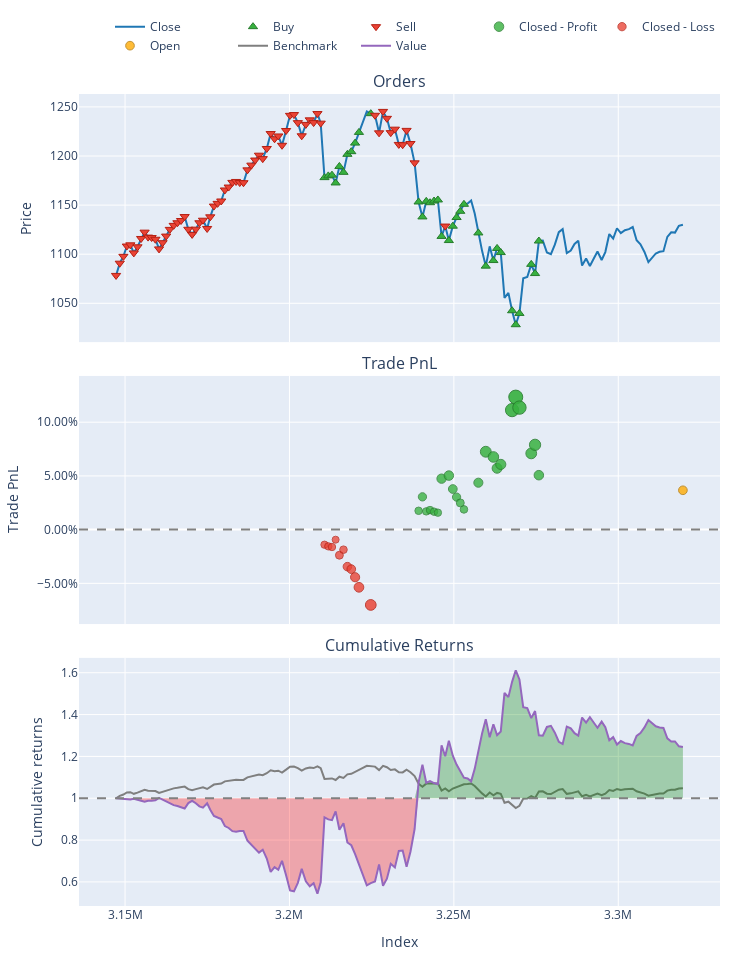

Notebook cell for this chart:
### Markdown cell above
**Result on VNINDEX Symbols**

### Code cell
data_VNI = data[data['Symbol']=='VNINDEX']
# Trading Rules
data_VNI = data_VNI.copy()
data_VNI['Trading'] = np.where(backtesting_data['Regime'] == 2, -1,
                                np.where(backtesting_data['Regime']== 0, 1,
                                        np.where((backtesting_data['Regime']==1), 0,
                                                np.nan)))  # or another default value as needed
pf = vbt.Portfolio.from_orders(data_VNI['Close'], size = data_VNI['Trading'] ,init_cash=10000, freq='d')
print('Lợi nhuận nhận được sau khi trading ',pf.total_profit())
pf.plot().show()

### Figure 1 — Plotly figure (JSON) as saved in the notebook; plotly's stock layout.template omitted (floating-point values rounded to 4 significant figures; data arrays with more than 128 entries replaced by an {"elided": "..."} marker saying what was removed)
{"data": [{"legendgroup": "0", "line": {"color": "#1f77b4"}, "name": "Close", "showlegend": true, "type": "scatter", "uid": "288aea38-0dca-4196-8d7c-06212c4732d8", "x": {"elided": "150 int values"}, "xaxis": "x", "y": {"elided": "150 float values"}, "yaxis": "y"}, {"customdata": [[56, 1, 0], [57, 1, 0], [58, 1, 0], [59, 1, 0], [60, 1, 0], [61, 1, 0], [62, 1, 0], [63, 1, 0], [64, 1, 0], [65, 1, 0], [66, 1, 0], [78, 1, 0], [79, 1, 0], [80, 1, 0], [81, 1, 0], [82, 1, 0], [83, 1, 0], [84, 1, 0], [86, 1, 0], [87, 1, 0], [88, 1, 0], [89, 1, 0], [90, 1, 0], [91, 1, 0], [92, 1, 0], [93, 1, 0], [94, 1, 0], [95, 1, 0], [96, 1, 0], [97, 1, 0], [98, 1, 0], [99, 1, 0], [100, 1, 0], [101, 1, 0]], "hovertemplate": "Order Id: %{customdata[0]}<br>Timestamp: %{x}<br>Price: %{y}<br>Size: %{customdata[1]:.6f}<br>Fees: %{customdata[2]:.6f}", "legendgroup": "1", "marker": {"color": "#37B13F", "line": {"color": "rgb(38,123,44)", "width": 1}, "size": 8, "symbol": "triangle-up"}, "mode": "markers", "name": "Buy", "type": "scatter", "uid": "9fe4ec75-2e33-46ac-be7c-679e92cb03ee", "x": [3210654, 3211813, 3212928, 3214041, 3215188, 3216429, 3217620, 3218805, 3219965, 3221135, 3224732, 3239274, 3240442, 3241604, 3242752, 3243975, 3245138, 3246258, 3248479, 3249676, 3250823, 3251952, 3253065, 3257450, 3259706, 3262022, 3263142, 3264267, 3267709, 3268824, 3269940, 3273531, 3274695, 3275853], "xaxis": "x", "y": [1178.0, 1180.0, 1180.0, 1173.0, 1189.0, 1183.0, 1202.0, 1204.0, 1213.0, 1224.0, 1243.0, 1153.0, 1138.0, 1154.0, 1152.0, 1154.0, 1155.0, 1118.0, 1114.0, 1129.0, 1137.0, 1144.0, 1151.0, 1122.0, 1088.0, 1094.0, 1106.0, 1102.0, 1042.0, 1028.0, 1040.0, 1090.0, 1080.0, 1113.0], "yaxis": "y"}, {"customdata": {"elided": "68x3 int values"}, "hovertemplate": "Order Id: %{customdata[0]}<br>Timestamp: %{x}<br>Price: %{y}<br>Size: %{customdata[1]:.6f}<br>Fees: %{customdata[2]:.6f}", "legendgroup": "2", "marker": {"color": "#EA4335", "line": {"color": "rgb(181,31,18)", "width": 1}, "size": 8, "symbol": "triangle-down"}, "mode": "markers", "name": "Sell", "type": "scatter", "uid": "3734b90f-2ff7-4ab8-b689-29ae99c79f3d", "x": [3147262, 3148393, 3149499, 3150552, 3151604, 3152664, 3153789, 3154883, 3155944, 3157009, 3158083, 3159232, 3160340, 3161415, 3162494, 3163603, 3164788, 3165924, 3167023, 3168127, 3169239, 3170399, 3171523, 3172610, 3173700, 3174966, 3175912, 3177029, 3178143, 3179249, 3180357, 3181512, 3182645, 3183759, 3184888, 3186018, 3187223, 3188412, 3189579, 3190727, 3191873, 3193102, 3194292, 3195465, 3196605, 3197742, 3198973, 3200177, 3201366, 3202552, 3203732, 3204978, 3206174, 3207344, 3208510, 3209500, 3226015, 3227252, 3228454, 3229634, 3230807, 3232064, 3233256, 3234431, 3235621, 3236801, 3238063, 3247371], "xaxis": "x", "y": [1078.0, 1091.0, 1098.0, 1108.0, 1110.0, 1101.0, 1108.0, 1116.0, 1122.0, 1117.0, 1117.0, 1115.0, 1105.0, 1112.0, 1118.0, 1125.0, 1129.0, 1132.0, 1134.0, 1138.0, 1125.0, 1120.0, 1126.0, 1132, 1135.0, 1126.0, 1138.0, 1149.0, 1152.0, 1154.0, 1165.0, 1168.0, 1173.0, 1174.0, 1173.0, 1173.0, 1186.0, 1191.0, 1196.0, 1201.0, 1197.0, 1208.0, 1223.0, 1218.0, 1220.0, 1211.0, 1226.0, 1241.0, 1242.0, 1234.0, 1221.0, 1232.0, 1237.0, 1234.0, 1243.0, 1233.0, 1241.0, 1224.0, 1245.0, 1238.0, 1224.0, 1227.0, 1212.0, 1212.0, 1226.0, 1213.0, 1193.0, 1129.0], "yaxis": "y"}, {"customdata": [[11, 0, 20.58, 0.01753], [12, 0, 35.82, 0.03052], [13, 0, 19.93, 0.01698], [14, 0, 21.35, 0.01819], [15, 0, 19.63, 0.01672], [16, 0, 18.53, 0.01578], [17, 0, 55.68, 0.04743], [18, 0, 58.99, 0.05029], [19, 0, 44.34, 0.0378], [20, 0, 35.52, 0.03028], [21, 0, 29.19, 0.02488], [22, 0, 22.07, 0.01881], [23, 0, 51.23, 0.04368], [24, 0, 85.03, 0.07249], [25, 0, 79.35, 0.06765], [26, 0, 66.98, 0.0571], [27, 0, 71.22, 0.06072], [28, 0, 130.5, 0.1112], [29, 0, 144.7, 0.1234], [30, 0, 133.2, 0.1136], [31, 0, 83.22, 0.07095], [32, 0, 92.59, 0.07894], [33, 0, 59.45, 0.05068]], "hovertemplate": "Exit Trade Id: %{customdata[0]}<br>Position Id: %{customdata[1]}<br>Exit Timestamp: %{x}<br>PnL: %{customdata[2]:.6f}<br>Return: %{customdata[3]:.2%}", "legendgroup": "3", "marker": {"color": "#37B13F", "line": {"color": "rgb(38,123,44)", "width": 1}, "opacity": [0.7608, 0.7778, 0.76, 0.7616, 0.7597, 0.7585, 0.8001, 0.8039, 0.7874, 0.7775, 0.7704, 0.7624, 0.7952, 0.8331, 0.8267, 0.8128, 0.8176, 0.8841, 0.9, 0.8871, 0.831, 0.8416, 0.8044], "size": [7.502, 8.299, 7.468, 7.542, 7.452, 7.395, 9.338, 9.514, 8.747, 8.285, 7.954, 7.581, 9.107, 10.88, 10.58, 9.932, 10.15, 13.26, 14, 13.4, 10.78, 11.27, 9.538], "symbol": "circle"}, "mode": "markers", "name": "Closed - Profit", "type": "scatter", "uid": "c9deaf2c-6ab4-40c1-9b21-846e96020285", "x": [3239274, 3240442, 3241604, 3242752, 3243975, 3245138, 3246258, 3248479, 3249676, 3250823, 3251952, 3253065, 3257450, 3259706, 3262022, 3263142, 3264267, 3267709, 3268824, 3269940, 3273531, 3274695, 3275853], "xaxis": "x2", "y": [0.01753, 0.03052, 0.01698, 0.01819, 0.01672, 0.01578, 0.04743, 0.05029, 0.0378, 0.03028, 0.02488, 0.01881, 0.04368, 0.07249, 0.06765, 0.0571, 0.06072, 0.1112, 0.1234, 0.1136, 0.07095, 0.07894, 0.05068], "yaxis": "y2"}, {"customdata": [[0, 0, -16.3, -0.01403], [1, 0, -18.07, -0.01555], [2, 0, -18.8, -0.01618], [3, 0, -10.87, -0.009353], [4, 0, -27.7, -0.02384], [5, 0, -21.68, -0.01866], [6, 0, -40.03, -0.03445], [7, 0, -42.74, -0.03679], [8, 0, -51.47, -0.0443], [9, 0, -62.36, -0.05368], [10, 0, -81.45, -0.07011]], "hovertemplate": "Exit Trade Id: %{customdata[0]}<br>Position Id: %{customdata[1]}<br>Exit Timestamp: %{x}<br>PnL: %{customdata[2]:.6f}<br>Return: %{customdata[3]:.2%}", "legendgroup": "4", "marker": {"color": "#EA4335", "line": {"color": "rgb(181,31,18)", "width": 1}, "opacity": [0.7561, 0.7582, 0.759, 0.75, 0.7691, 0.7622, 0.783, 0.7861, 0.796, 0.8083, 0.8299], "size": [7.287, 7.381, 7.419, 7, 7.89, 7.571, 8.541, 8.684, 9.146, 9.721, 10.73], "symbol": "circle"}, "mode": "markers", "name": "Closed - Loss", "type": "scatter", "uid": "13ce77fb-7b62-4629-8471-6398d600c475", "x": [3210654, 3211813, 3212928, 3214041, 3215188, 3216429, 3217620, 3218805, 3219965, 3221135, 3224732], "xaxis": "x2", "y": [-0.01403, -0.01555, -0.01618, -0.009353, -0.02384, -0.01866, -0.03445, -0.03679, -0.0443, -0.05368, -0.07011], "yaxis": "y2"}, {"customdata": [[34, 0, 1460.0, 0.03662]], "hovertemplate": "Exit Trade Id: %{customdata[0]}<br>Position Id: %{customdata[1]}<br>Exit Timestamp: %{x}<br>PnL: %{customdata[2]:.6f}<br>Return: %{customdata[3]:.2%}", "legendgroup": "5", "marker": {"color": "#FFAA00", "line": {"color": "rgb(178,118,0)", "width": 1}, "opacity": [0.7859], "size": [8.674], "symbol": "circle"}, "mode": "markers", "name": "Open", "type": "scatter", "uid": "f0a01c78-98af-4e8b-83a6-fd6a6be83848", "x": [3319660], "xaxis": "x2", "y": [0.03662], "yaxis": "y2"}, {"legendgroup": "6", "line": {"color": "#7f7f7f"}, "name": "Benchmark", "showlegend": true, "type": "scatter", "uid": "5541547f-fba7-4392-9786-d72cb152c639", "x": {"elided": "150 int values"}, "xaxis": "x3", "y": {"elided": "150 float values"}, "yaxis": "y3"}, {"hoverinfo": "skip", "legendgroup": "7", "line": {"color": "rgba(0, 0, 0, 0)", "width": 0}, "opacity": 0, "showlegend": false, "type": "scatter", "uid": "c60c1f3b-2b85-4819-b710-f0c47e300011", "x": {"elided": "150 int values"}, "xaxis": "x3", "y": {"elided": "150 int values"}, "yaxis": "y3"}, {"connectgaps": false, "fill": "tonexty", "fillcolor": "rgba(0, 128, 0, 0.3)", "hoverinfo": "skip", "legendgroup": "7", "line": {"color": "rgba(0, 0, 0, 0)", "width": 0}, "opacity": 0, "showlegend": false, "type": "scatter", "uid": "c594e4a9-53f0-492d-b367-81335662ef91", "x": {"elided": "150 int values"}, "xaxis": "x3", "y": {"elided": "150 float values"}, "yaxis": "y3"}, {"hoverinfo": "skip", "legendgroup": "7", "line": {"color": "rgba(0, 0, 0, 0)", "width": 0}, "opacity": 0, "showlegend": false, "type": "scatter", "uid": "179ca623-f12b-4f2f-a9ac-aa5b9d5e0abd", "x": {"elided": "150 int values"}, "xaxis": "x3", "y": {"elided": "150 int values"}, "yaxis": "y3"}, {"connectgaps": false, "fill": "tonexty", "fillcolor": "rgba(255, 0, 0, 0.3)", "hoverinfo": "skip", "legendgroup": "7", "line": {"color": "rgba(0, 0, 0, 0)", "width": 0}, "opacity": 0, "showlegend": false, "type": "scatter", "uid": "a8fe2ad4-48e0-4eda-aa38-47c7cc6de895", "x": {"elided": "150 int values"}, "xaxis": "x3", "y": {"elided": "150 float values"}, "yaxis": "y3"}, {"legendgroup": "8", "line": {"color": "#9467bd"}, "name": "Value", "showlegend": true, "type": "scatter", "uid": "48874b83-d927-4566-86cc-4e75352caab1", "x": {"elided": "150 int values"}, "xaxis": "x3", "y": {"elided": "150 float values"}, "yaxis": "y3"}, {"hoverinfo": "skip", "legendgroup": "7", "line": {"color": "rgba(0, 0, 0, 0)", "width": 0}, "opacity": 0, "showlegend": false, "type": "scatter", "uid": "9e7edc76-44fd-4a9b-a4c2-7f936f58fc26", "x": {"elided": "150 int values"}, "xaxis": "x3", "y": {"elided": "150 int values"}, "yaxis": "y3"}], "layout": {"annotations": [{"font": {"size": 16}, "showarrow": false, "text": "Orders", "x": 0.5, "xanchor": "center", "xref": "paper", "y": 1, "yanchor": "bottom", "yref": "paper"}, {"font": {"size": 16}, "showarrow": false, "text": "Trade PnL", "x": 0.5, "xanchor": "center", "xref": "paper", "y": 0.6528, "yanchor": "bottom", "yref": "paper"}, {"font": {"size": 16}, "showarrow": false, "text": "Cumulative Returns", "x": 0.5, "xanchor": "center", "xref": "paper", "y": 0.3056, "yanchor": "bottom", "yref": "paper"}], "height": 960, "legend": {"orientation": "h", "traceorder": "normal", "x": 1, "xanchor": "right", "y": 1.042, "yanchor": "bottom"}, "margin": {"b": 30, "l": 30, "r": 30, "t": 30}, "shapes": [{"line": {"color": "gray", "dash": "dash"}, "type": "line", "x0": 0, "x1": 1, "xref": "paper", "y0": 0, "y1": 0, "yref": "y2"}, {"line": {"color": "gray", "dash": "dash"}, "type": "line", "x0": 0, "x1": 1, "xref": "paper", "y0": 1, "y1": 1, "yref": "y3"}], "showlegend": true, "width": 750, "xaxis": {"anchor": "y", "domain": [0, 1], "matches": "x3", "showticklabels": false}, "xaxis2": {"anchor": "y2", "domain": [0, 1], "matches": "x3", "showticklabels": false}, "xaxis3": {"anchor": "y3", "domain": [0, 1], "title": {"text": "Index"}}, "yaxis": {"anchor": "x", "domain": [0.6944, 1], "title": {"text": "Price"}}, "yaxis2": {"anchor": "x2", "domain": [0.3472, 0.6528], "tickformat": ".2%", "title": {"text": "Trade PnL"}}, "yaxis3": {"anchor": "x3", "domain": [0, 0.3056], "title": {"text": "Cumulative returns"}}}}
